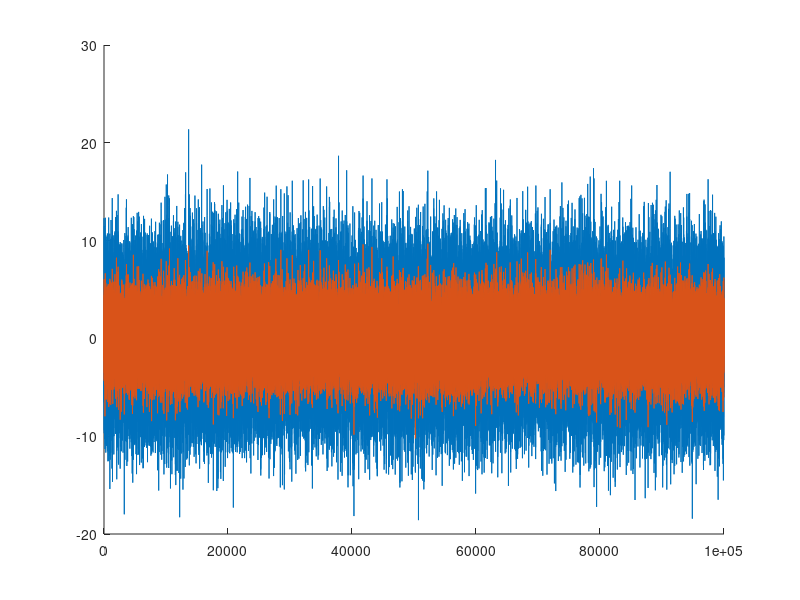
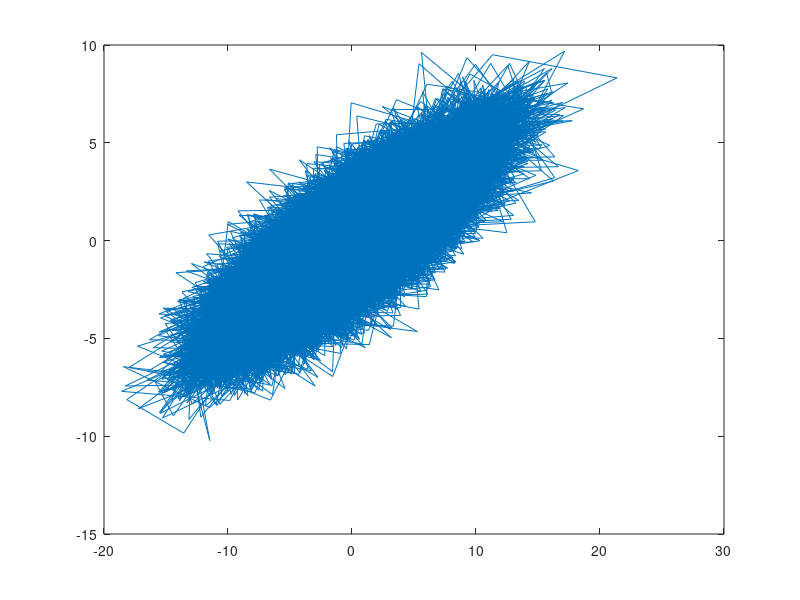
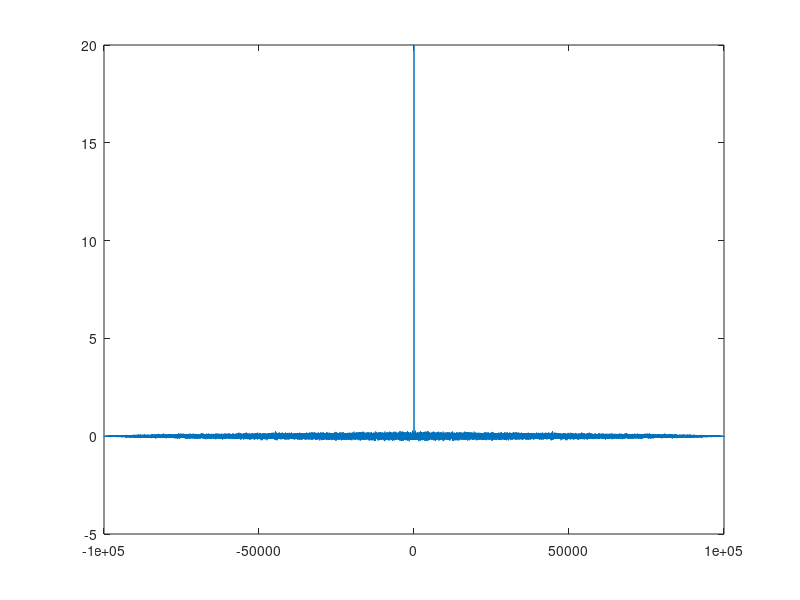

Source code (MATLAB) for these figures, in order:
clear;clc
n = 100000;
x = 2*randn(1,n);

y1(1) = randn;
y2(1) = randn;

for ind = 2:n
    y1(ind) = x(ind) + 2*x(ind-1);
    y2(ind) = 0.5*y2(ind-1) + x(ind);
end
%%
close all
figure(1)
hold on
plot(y1)
plot(y2)
figure(2)
plot(y1,y2)
%%
[r,lag] = xcorr(y1);
[~,I] = max(abs(r));
lagDiff = lag(I)

figure
plot(lag,r/n)